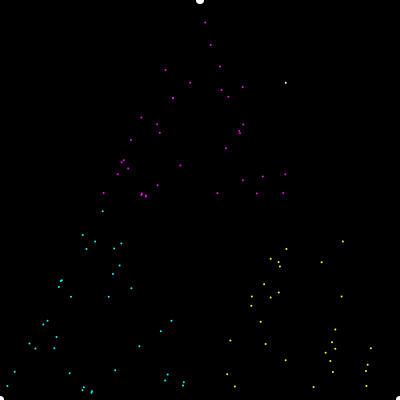
Frame 1 (no input)
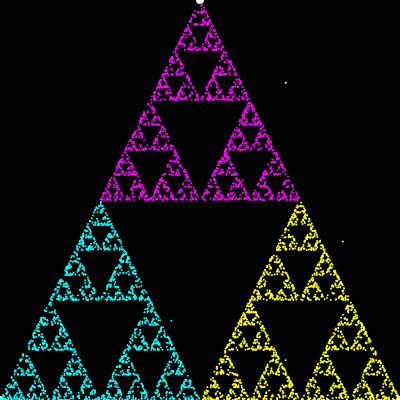
Frame 60 (no input)
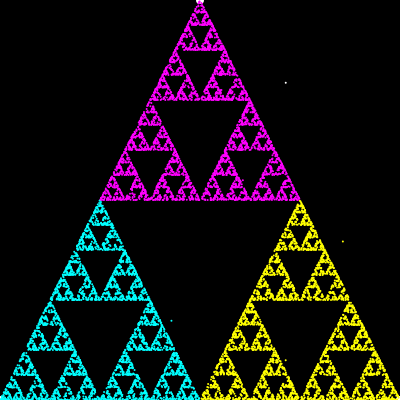
Frame 120 (the mouse pressed at the canvas centre since frame 60)

The p5.js sketch that drew these frames (run headless with seeded random() and noise() and a simulated clock; from frame 60 on, the mouse is pressed at the canvas centre):

// p5.js sketch
// ── sketch.js
let ax, ay;
let bx, by;
let cx, cy;

let x,y;

function setup() {
    createCanvas(400, 400);
    stroke(255);
    strokeWeight(8); // thickness
    background(0); // Clear the canvas every frame

    // Generate new random positions
    // ax = random(width);
    ax = width/2;
    // ay = random(height);
    // bx = random(width);
    ay = 0;
    bx = 0;
    by = height;
    cx = width;
    cy = height;

    // by = random(height);
    // cx = random(width);
    // cy = random(height);

    x = random(width);
    y = random(height);

    // Draw the points
    point(ax, ay);
    point(bx, by);
    point(cx, cy);
}

function draw() {
    for (let i = 0;i < 100; i++)
    {

    
    
    strokeWeight(2);
    point(x,y);

    //picking random point n movinghalfway there
    let r = floor(random(3));
    if (r == 0)
    {
        stroke(255,0,255);
        x = lerp(x,ax,0.5);
        y = lerp(y,ay,0.5);
    }
    else if ( r==1)
        {
            stroke(0,255,255);
            x = lerp(x,bx,0.5);
            y = lerp(y,by,0.5);
        }
    else if ( r==2)
    {
        stroke(255,255,0);
        x = lerp(x,cx,0.5);
        y = lerp(y,cy,0.5);
    }
}

}
